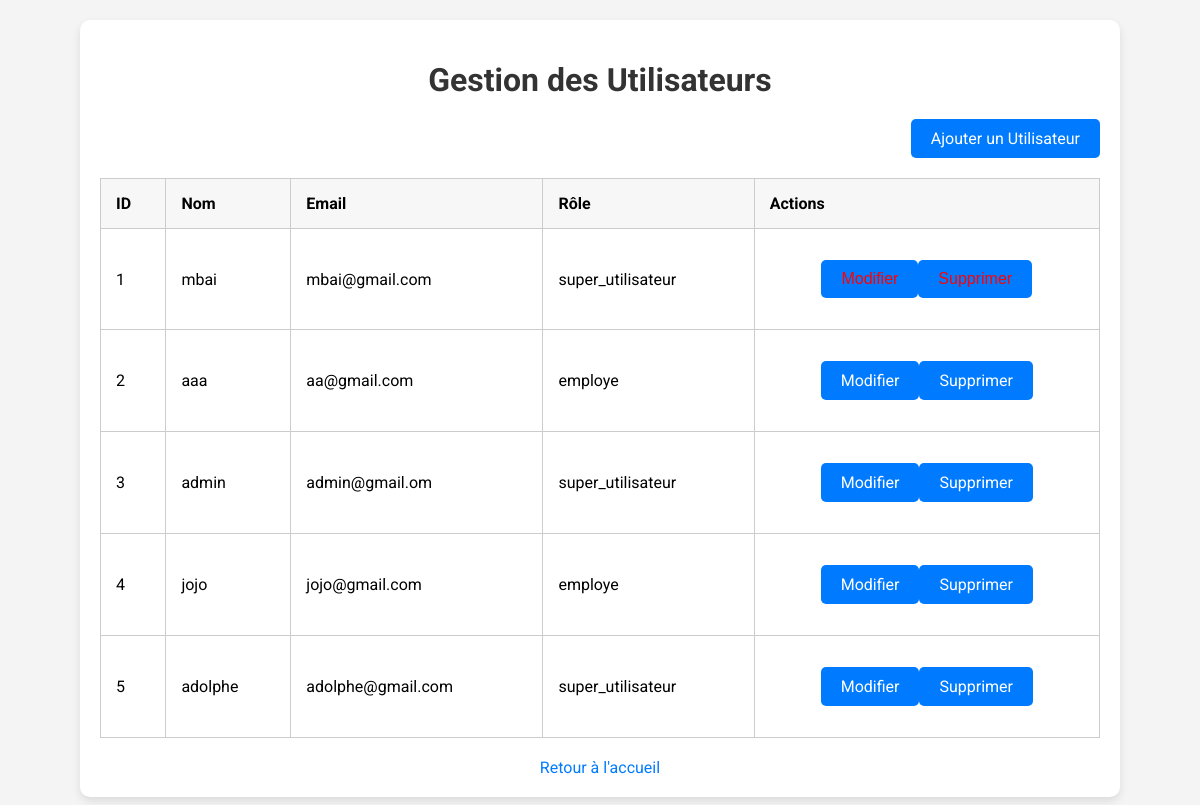
The page /php/gestion_utilisateurs.php (signed in) on the database its author committed.
### tables this page shows
CREATE TABLE `utilisateurs` (
  `id` int(11) NOT NULL,
  `nom` varchar(255) NOT NULL,
  `email` varchar(255) NOT NULL,
  `role` enum('employe','super_utilisateur') DEFAULT NULL,
  `password` varchar(255) NOT NULL
);

### php/gestion_utilisateurs.php (the view, shortened to what this page needs)
<?php
include '../config/connexion_bd.php';
?>
<!DOCTYPE html>
<html lang="fr">
<head>
</head>
<body>
    <div class="container">
        <h1>Gestion des Utilisateurs</h1>
        <div class="add-user">
            <a href="ajouter_utilisateur.php" class="btn">Ajouter un Utilisateur</a>
        </div>
        <table>
            <thead>
                <tr>
                    <th>ID</th>
                    <th>Nom</th>
                    <th>Email</th>
                    <th>Rôle</th>
                    <th>Actions</th>
                </tr>
            </thead>
            <tbody>
                <?php
                $current_user_id = $_SESSION['user_id'];
                $sql = "SELECT * FROM utilisateurs";
                $result = $conn->query($sql);
                if ($result->num_rows > 0) {
                    while ($row = $result->fetch_assoc()) {
                        echo "<tr>";
                        echo "<td>" . $row['id'] . "</td>";
                        echo "<td>" . $row['nom'] . "</td>";
                        echo "<td>" . $row['email'] . "</td>";
                        echo "<td>" . $row['role'] . "</td>";
                        echo "<td>";
                        echo "<div class='contenus'>";
                        if ($row['id'] != $current_user_id) {
                            echo "<p><a href='modifier_utilisateur.php?id=" . $row['id'] . "' class='btn'>Modifier</a></p>";
                            echo "<p><a href='supprimer_utilisateur.php?id=" . $row['id'] . "' class='btn' onclick='return confirm(\"Êtes-vous sûr de vouloir supprimer cet utilisateur?\");'>Supprimer</a></p>";
                        } else {
                            echo "<p><button class='btn' style='color: red' disabled>Modifier</button></p>";
                            echo "<p><button class='btn' style='color: red' disabled>Supprimer</button></p>";
                        }
                        echo "</div>";
                        echo "</td>";
                        echo "</tr>";
                    }
                } else {
                    echo "<tr><td colspan='5'>Aucun utilisateur trouvé.</td></tr>";
                }
                ?>
            </tbody>
        </table>
        <div class="link">
            <a href="index.php">Retour à l'accueil</a>
        </div>
    </div>
</body>
</html>

### php/gestion_utilisateurs.php (style rules this page uses)
body { font-family: 'Roboto', sans-serif; background-color: #f4f4f4; margin: 0; padding: 0; display: flex; justify-content: center; align-items: center; min-height: 100vh; animation: fadeIn 2s; }
.container { width: 90%; max-width: 1000px; background: white; padding: 20px; box-shadow: 0 4px 8px rgba(0, 0, 0, 0.1); border-radius: 10px; margin: 20px; }
h1 { text-align: center; color: #333; font-size: 2rem; margin-bottom: 20px; animation: pulse 2s infinite; }
table { width: 100%; border-collapse: collapse; margin-bottom: 20px; }
th, td { padding: 15px; border: 1px solid #ccc; text-align: left; animation: slideIn 0.5s ease-in-out; }
th { background-color: #f7f7f7; font-weight: bold; }
.btn { padding: 10px 20px; border: none; background-color: #007bff; color: white; border-radius: 5px; cursor: pointer; text-align: center; font-size: 1rem; display: inline-block; transition: background-color 0.3s, transform 0.3s; }
.link { text-align: center; margin-top: 20px; }
.link a { color: #007bff; text-decoration: none; }
.add-user { text-align: right; margin-bottom: 20px; }
.contenus { display: flex; flex-wrap: wrap; justify-content: center; align-items: center; .gap: 10px; }
a { text-decoration: none; }

### rows shown on the page
utilisateurs: id "1", nom "mbai", email "mbai@gmail.com", role "super_utilisateur", shows "Modifier"
utilisateurs: id "2", nom "aaa", email "aa@gmail.com", role "employe"
utilisateurs: id "3", nom "admin", email "admin@gmail.om", role "super_utilisateur"
utilisateurs: id "4", nom "jojo", email "jojo@gmail.com", role "employe"
utilisateurs: id "5", nom "adolphe", email "adolphe@gmail.com", role "super_utilisateur"
